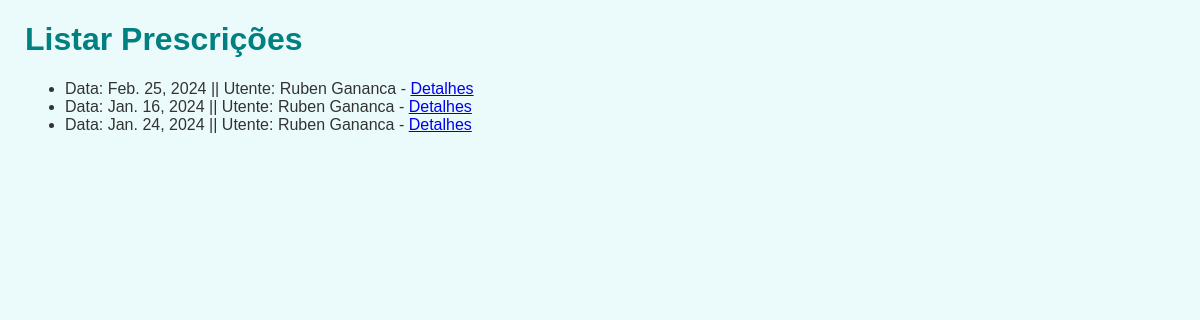
The app's page /app/prescricoes/ (signed in) with its own data.
### entidades/models.py (models this page shows)
class Prescricao(models.Model):
    TOMAS = [
        ("U","Uma vez ao dia"),
        ("D","Duas vezes ao dia"),
        ("T","Três vezes ao dia"),
        ("Q","Quatro vezes ao dia"),
        ("O","Outros"),
    ]
    utente = models.ForeignKey(Utente, on_delete=models.CASCADE)
    medicamento = models.ForeignKey(Medicamento, on_delete=models.CASCADE)
    data_prescricao = models.DateField(default=timezone.now)
    data_termino = models.DateField()
    tomas = models.CharField(max_length=1, choices= TOMAS)
    consulta = models.ForeignKey('Consulta', on_delete=models.CASCADE)

class Utilizador(AbstractUser):
    TIPO_CHOICES = [
       ('M', 'Médico'),
       ('U', 'Utente'),
       ('F', 'Familiar'),
    ]
    nome = models.CharField(max_length=200, unique=False)
    idade = models.IntegerField(default=18)
    sexo = models.CharField(max_length=10, choices=[("M", "Masculino"), ("F", "Feminino")])
    email = models.EmailField(max_length=50, unique=True)
    numSaude = models.CharField(max_length=9, unique=True, validators=[MinLengthValidator(limit_value=9), MaxLengthValidator(limit_value=9)])
    tipo = models.CharField(max_length=1, choices=TIPO_CHOICES)
    USERNAME_FIELD = "email"
    REQUIRED_FIELDS = ["username"]
    groups = models.ManyToManyField(Group, related_name='utilizador_groups')
    user_permissions = models.ManyToManyField(Permission, related_name='utilizador_user_permissions')

### entidades/views.py (the view)
# urls.py: path('prescricoes/', listar_prescricoes, name='listar_prescricoes'),
@login_required(login_url="login")
def listar_prescricoes(request):
    user = request.user
    if user.is_authenticated:
        if user.tipo == 'U':
            prescricoes = Prescricao.objects.filter(utente=user.utente)
        elif user.tipo == "M":
            prescricoes = Prescricao.objects.all()
        elif user.tipo == "F":
            prescricoes = Prescricao.objects.filter(utente = user.familiar.id_associado)
        else:
            prescricoes = []
        return render(request, 'listar_prescricoes.html', {'prescricoes': prescricoes})
    else:
        return redirect('listar_utentes')

### entidades/templates/listar_prescricoes.html (shortened to what this page needs)
{% load static %}
<!DOCTYPE html>
<html lang="en">
<head>
    <link rel="stylesheet" href="{% static 'css/detalhes.css' %}">
</head>
<body>
    <h1>Listar Prescrições</h1>
    <ul>
        {% for prescricao in prescricoes %}
            <li> Data: {{ prescricao.data_prescricao}} || Utente: {{ prescricao.utente.nome}} - <a href="{% url 'detalhes_consulta' prescricao.consulta.id %}">Detalhes</a></li>
        {% endfor %}
    </ul>
</body>
</html>

### entidades/static/css/detalhes.css (style rules this page uses)
body { font-family: Arial, sans-serif; background-color: #def9f997; color: #333; margin: 0; padding-left: 25px }
h1 { color: #008080; }

### records on screen
Prescricao: data_prescricao "Feb. 25, 2024", utente.nome "Ruben Gananca"
Prescricao: data_prescricao "Jan. 16, 2024", utente.nome "Ruben Gananca"
Prescricao: data_prescricao "Jan. 24, 2024", utente.nome "Ruben Gananca"
